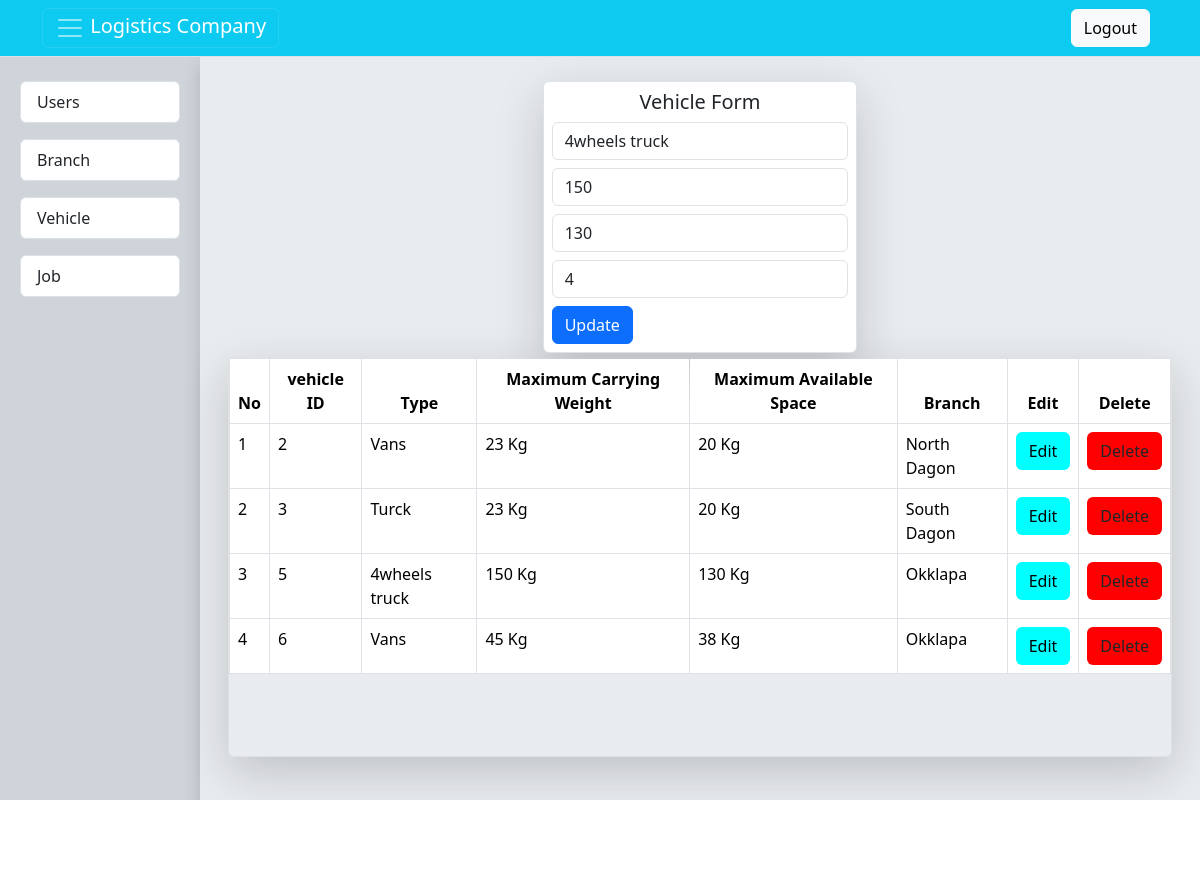
Page /vehicle.php?vehicleID=5 on the committed database.
### tables this page shows
CREATE TABLE `vehicles` (
  `vehicleID` int(11) NOT NULL,
  `type` varchar(50) DEFAULT NULL,
  `maximumCarryingWeight` int(11) DEFAULT NULL,
  `maximumAvailableSpace` int(11) DEFAULT NULL,
  `homeBranchID` int(11) DEFAULT NULL
);

### vehicle.php (the view, shortened to what this page needs)
<?php
include ('db.php');
?>
<!DOCTYPE html>
<html lang="en">
<head>
    <link rel="stylesheet" href="https://cdn.jsdelivr.net/npm/bootstrap@5.3.2/dist/css/bootstrap.min.css"
 />
    <link rel="stylesheet" href="mainStyle.css" />
</head>
<body>
    <header>
        <nav class="navbar navbar-dark bg-info border-bottom border-body">
            <div class="container">
                <button class="navbar-toggler" type="button" data-bs-toggle="collapse" data-bs-target="#navbarNav"
                    aria-controls="navbarNav" aria-expanded="false" aria-label="Toggle navigation">
                    <span class="navbar-toggler-icon"></span>
                    <span class="text-white">Logistics Company</span>
                </button>
                <div class="d-flex justify-content-center">
                    <a class="btn btn-light ms-1 me-2 text-de custom-hover-bg custom-hover-text custom-hover-shadow"
                        id="logoutButton" href="logout.php">Logout</a>
                </div>
            </div>
        </nav>
    </header>
    <div class="main-container d-flex ">
        <div class="navContainer container-sm col-md-2 bg-dark-subtle">
            <ul class="list-group mt-3 mb-3">
                <a href="index.php">
                    <li class="list-group-item m-2 rounded custom-hover-bg custom-hover-text custom-hover-shadow">Users
                    </li>
                </a>
                <a href="branch.php">
                    <li class="list-group-item m-2 rounded custom-hover-bg custom-hover-text custom-hover-shadow">Branch
                    </li>
                </a>
                <a href="vehicle.php">
                    <li class="list-group-item m-2 rounded custom-hover-bg custom-hover-text custom-hover-shadow">
                        Vehicle
                    </li>
                </a>
                <a href="job.php">
                    <li class="list-group-item m-2 rounded custom-hover-bg custom-hover-text custom-hover-shadow">Job
                    </li>
                </a>
            </ul>
        </div>
        <div class="main bg-body-secondary shadow p-3 mb-5 col-md-10 container-xxl">
            <div class="container-xl  align-items-center p2 border-body mt-2 mb-2">
                <span class="d-flex justify-content-center">
                    <div class="branch-form shadow-lg col-md-4 p-2 border rounded bg-white">
                        <h5 id="toggle-form" class="text-center">Vehicle Form</h5>
                        <?php
                        if (isset($_GET['vehicleID'])) {
                            $id = $_GET['vehicleID'];
                            $sql = "SELECT * FROM vehicles WHERE vehicleID = '$id'";
                            $result = mysqli_query($conn, $sql);
                            $row = mysqli_fetch_array($result);
                            ?>
                            <form method="POST" id="job-form" action="vehicleUpdate.php">
                                <input value="<?php echo $row['type'] ?>" type="text" class="form-control mb-2"
                                    placeholder="Enter Name" name="type" />
                                <input value="<?php echo $row['maximumCarryingWeight'] ?>" type="text"
                                    class="form-control mb-2" placeholder="Enter maximumCarryingWeight"
                                    name="maximumCarryingWeight" />
                                <input value="<?php echo $row['maximumAvailableSpace'] ?>" type="text"
                                    class="form-control mb-2" placeholder="Enter maximumAvailableSpace"
                                    name="maximumAvailableSpace" />
                                <input value="<?php echo $row['homeBranchID'] ?>" type="text" class="form-control mb-2"
                                    placeholder="Enter Branch" name="homeBranchID" />
                                <button class="btn btn-primary">Update</button>
                            </form>
                        <?php } ?>
                    </div>
                </span>
                <div class="table-container border rounded shadow-lg mt-1">
                    <div class="main-page rounded">
                        <table class="table table-bordered ">
                            <thead class="rounded sticky-top">
                                <tr>
                                    <th class="text-center" scope="col">No</th>
                                    <th class="text-center" scope="col">vehicle ID</th>
                                    <th class="text-center" scope="col">Type</th>
                                    <th class="text-center" scope="col">Maximum Carrying Weight</th>
                                    <th class="text-center" scope="col">Maximum Available Space</th>
                                    <th class="text-center" scope="col">Branch</th>
                                    <th class="text-center" scope="col">Edit</th>
                                    <th class="text-center" scope="col">Delete</th>
                                </tr>
                            </thead>
                            <tbody id="jobTable" class="rounded">
                                <?php
                                $sql = "SELECT * FROM vehicles";
                                $result = mysqli_query($conn, $sql);
                                $count = 1;
                                while ($row = mysqli_fetch_assoc($result)) {
                                    ?>
                                    <tr>
                                        <td><?php echo $count++; ?></td>
                                        <td><?php echo $row['vehicleID']; ?></td>
                                        <td><?php echo $row['type']; ?></td>
                                        <td><?php echo $row['maximumCarryingWeight']; ?> Kg</td>
                                        <td><?php echo $row['maximumAvailableSpace']; ?> Kg</td>
                                        <?php
                                        $query = "SELECT name FROM branches WHERE branchID = ?";
                                        $stmt = mysqli_prepare($conn, $query);
                                        mysqli_stmt_bind_param($stmt, "i", $row['homeBranchID']);
                                        mysqli_stmt_execute($stmt);
                                        mysqli_stmt_bind_result($stmt, $branchName);
                                        ?>
                                        <td><?php echo $branchName; ?></td>
                                        <td><a href="vehicle.php?vehicleID=<?php echo $row['vehicleID']; ?>"
                                                class="btn edit edit-bg">Edit</a></td>
                                        <td><a href="vehicleDelete.php?vehicleID=<?php echo $row['vehicleID']; ?>"
                                                class="btn delete delete-bg">Delete</a></td>
                                    </tr>
                                    <?php
                                }
                                ?>
                            </tbody>
                        </table>
                    </div>
                </div>
            </div>
        </div>
    </div>
</body>
</html>

### mainStyle.css (style rules this page uses)
body, html { height: 100%; margin: 0; overflow: hidden; }
.main-container, .main, .box-container, .report-container { height: 100%; }
.delete { background-color: rgb(255, 0, 0); color: black(63, 42, 165); }
.edit { background-color: rgb(0, 255, 255); color: black; }
.main-page { height: 200px; }
.table-container { max-width: 100%; height: 400px; overflow: auto; }
.branch-form { align-content: center; }
.list-group a { text-decoration: none; }
@media (min-width: 429px) and (max-width: 1366px) { .container { display: none; } }

### vehicle.php (style rules this page uses)
.branch-form { align-items: center; }
.delete { background-color: rgb(255, 0, 0); color: black(63, 42, 165); }
.edit { background-color: rgb(0, 255, 255); color: black; }

### rows in the picture
vehicles: type "4wheels truck", maximumCarryingWeight "150", maximumAvailableSpace "130", homeBranchID "4", vehicleID "5", branchName "Okklapa"
vehicles: vehicleID "2", type "Vans", maximumCarryingWeight "23", maximumAvailableSpace "20", branchName "North Dagon"
vehicles: vehicleID "3", type "Turck", maximumCarryingWeight "23", maximumAvailableSpace "20", branchName "South Dagon"
vehicles: vehicleID "6", type "Vans", maximumCarryingWeight "45", maximumAvailableSpace "38", branchName "Okklapa"
